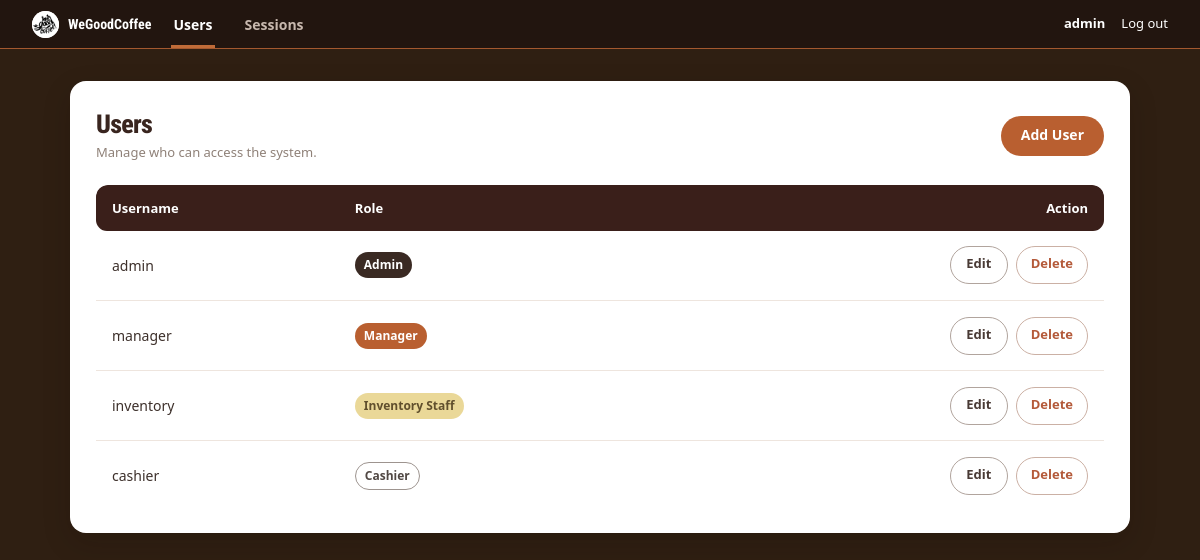
The app's page /admin/index.php (signed in) with its own data.
### tables this page shows
CREATE TABLE `users` (
  `id` int(11) NOT NULL,
  `username` varchar(100) NOT NULL,
  `password` varchar(255) NOT NULL,
  `role` enum('admin','cashier','manager','inventory_staff') NOT NULL DEFAULT 'cashier',
  `created_at` datetime NOT NULL DEFAULT current_timestamp()
);

### admin/index.php (the view, shortened to what this page needs)
<?php
require_once __DIR__ . '/../_session.php';
require_once __DIR__ . '/../_conn.php';
$users = [];
try {
    $result = $conn->query('SELECT id, username, role FROM users ORDER BY id');
    $users = $result->fetch_all(MYSQLI_ASSOC);
} catch (mysqli_sql_exception $exception) {
    error_log($exception->getMessage());
    $loadError = 'Unable to load users. Check the database connection and users table.';
}
?>
<!DOCTYPE html>
<html lang="en">
<head>
    <link rel="stylesheet" href="../styles.css?v=12">
    <link href="https://cdn.jsdelivr.net/npm/bootstrap@5.3.8/dist/css/bootstrap.min.css" rel="stylesheet">
</head>
<body class="admin-page">
    <header class="site-header">
        <a class="brand" aria-label="WeGoodCoffee home"><img class="brand-logo" src="../img/logo.png" alt=""><span class="brand-name">WeGoodCoffee</span></a>
        <nav class="header-nav" aria-label="Admin navigation">
            <a class="active" href="index.php" aria-current="page">Users</a>
            <a href="sessions.php">Sessions</a>
        </nav>
        <div class="header-account d-flex align-items-center gap-3">
            <form action="../logout.php" method="post">
                <button class="btn btn-sm btn-light" type="submit">Log out</button>
            </form>
        </div>
    </header>
    <main class="admin-stage container-fluid">
        <div class="row justify-content-center">
            <section class="col-12 col-xl-10 admin-content" aria-labelledby="users-title">
                <div class="admin-heading row align-items-center g-3">
                    <div class="col">
                        <h1 id="users-title">Users</h1>
                        <p class="admin-subtitle">Manage who can access the system.</p>
                    </div>
                    <div class="col-auto">
                        <a class="btn admin-add-button" href="addUser.php">Add User</a>
                    </div>
                </div>
                <div class="row">
                    <div class="col-12">
                        <div class="admin-table-wrap">
                            <table class="table admin-table align-middle mb-0">
                                <thead>
                                    <tr>
                                        <th scope="col">Username</th>
                                        <th scope="col">Role</th>
                                        <th scope="col" class="text-end">Action</th>
                                    </tr>
                                </thead>
                                <tbody>
                                    <?php if ($users === []): ?>
                                        <tr>
                                            <td class="text-center text-muted py-4" colspan="3">No users found.</td>
                                        </tr>
                                    <?php else: ?>
                                        <?php foreach ($users as $user): ?>
                                            <tr>
                                                <td><?= htmlspecialchars($user['username'], ENT_QUOTES, 'UTF-8') ?></td>
                                                <td><span class="role-badge role-badge-<?= htmlspecialchars($user['role'], ENT_QUOTES, 'UTF-8') ?>"><?= htmlspecialchars(ucwords(str_replace('_', ' ', $user['role'])), ENT_QUOTES, 'UTF-8') ?></span></td>
                                                <td>
                                                    <div class="d-flex justify-content-end gap-2">
                                                        <a class="btn btn-sm admin-edit-button" href="editUser.php?id=<?= rawurlencode((string) $user['id']) ?>">Edit</a>
                                                        <a class="btn btn-sm admin-delete-button" href="deleteUser.php?id=<?= rawurlencode((string) $user['id']) ?>">Delete</a>
                                                    </div>
                                                </td>
                                            </tr>
                                        <?php endforeach; ?>
                                    <?php endif; ?>
                                </tbody>
                            </table>
                        </div>
                    </div>
                </div>
            </section>
        </div>
    </main>
</body>
</html>

### records on screen
users: username "admin", role "Admin"
users: username "manager", role "Manager"
users: username "inventory", role "Inventory Staff"
users: username "cashier", role "Cashier"

### other values on screen
$username "admin"
